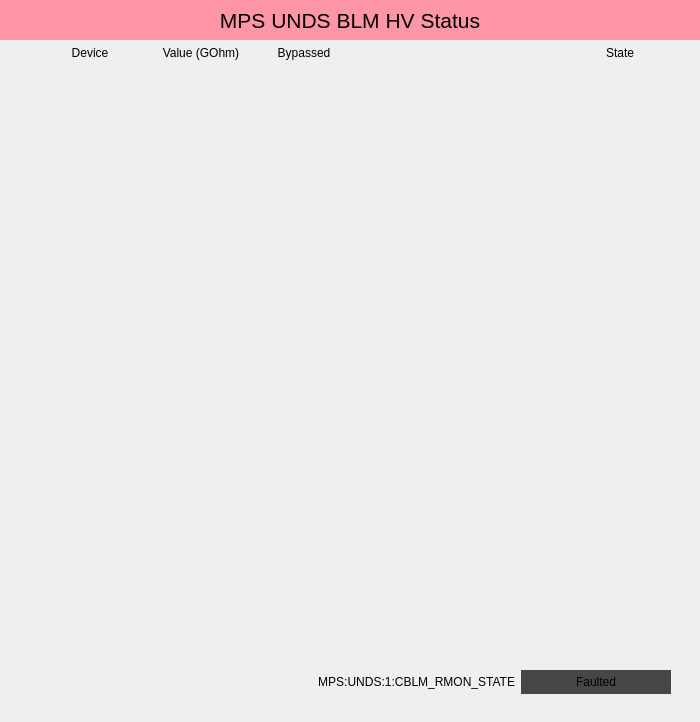
<?xml version="1.0" encoding="UTF-8"?>
<ui version="4.0">
 <class>Form</class>
 <widget class="QWidget" name="Form">
  <property name="geometry">
   <rect>
    <x>0</x>
    <y>0</y>
    <width>700</width>
    <height>722</height>
   </rect>
  </property>
  <property name="windowTitle">
   <string>Form</string>
  </property>
  <property name="styleSheet">
   <string notr="true"/>
  </property>
  <widget class="QFrame" name="frame">
   <property name="geometry">
    <rect>
     <x>20</x>
     <y>60</y>
     <width>661</width>
     <height>602</height>
    </rect>
   </property>
   <property name="styleSheet">
    <string notr="true"/>
   </property>
   <property name="frameShape">
    <enum>QFrame::NoFrame</enum>
   </property>
   <property name="frameShadow">
    <enum>QFrame::Plain</enum>
   </property>
   <widget class="PyDMEmbeddedDisplay" name="PyDMEmbeddedDisplay">
    <property name="geometry">
     <rect>
      <x>10</x>
      <y>4</y>
      <width>641</width>
      <height>26</height>
     </rect>
    </property>
    <property name="toolTip">
     <string/>
    </property>
    <property name="frameShape">
     <enum>QFrame::NoFrame</enum>
    </property>
    <property name="macros" stdset="0">
     <string>{&quot;DEVICE&quot;:&quot;CBLM:UNDS:2610&quot;}</string>
    </property>
    <property name="filename" stdset="0">
     <string>mps_thr_inline.ui</string>
    </property>
   </widget>
   <widget class="PyDMEmbeddedDisplay" name="PyDMEmbeddedDisplay_2">
    <property name="geometry">
     <rect>
      <x>10</x>
      <y>30</y>
      <width>641</width>
      <height>26</height>
     </rect>
    </property>
    <property name="toolTip">
     <string/>
    </property>
    <property name="frameShape">
     <enum>QFrame::NoFrame</enum>
    </property>
    <property name="macros" stdset="0">
     <string>{&quot;DEVICE&quot;:&quot;CBLM:UNDS:2710&quot;}</string>
    </property>
    <property name="filename" stdset="0">
     <string>mps_thr_inline.ui</string>
    </property>
   </widget>
   <widget class="PyDMEmbeddedDisplay" name="PyDMEmbeddedDisplay_3">
    <property name="geometry">
     <rect>
      <x>10</x>
      <y>56</y>
      <width>641</width>
      <height>26</height>
     </rect>
    </property>
    <property name="toolTip">
     <string/>
    </property>
    <property name="frameShape">
     <enum>QFrame::NoFrame</enum>
    </property>
    <property name="macros" stdset="0">
     <string>{&quot;DEVICE&quot;:&quot;CBLM:UNDS:2810&quot;}</string>
    </property>
    <property name="filename" stdset="0">
     <string>mps_thr_inline.ui</string>
    </property>
   </widget>
   <widget class="PyDMEmbeddedDisplay" name="PyDMEmbeddedDisplay_4">
    <property name="geometry">
     <rect>
      <x>10</x>
      <y>82</y>
      <width>641</width>
      <height>26</height>
     </rect>
    </property>
    <property name="toolTip">
     <string/>
    </property>
    <property name="frameShape">
     <enum>QFrame::NoFrame</enum>
    </property>
    <property name="macros" stdset="0">
     <string>{&quot;DEVICE&quot;:&quot;CBLM:UNDS:2910&quot;}</string>
    </property>
    <property name="filename" stdset="0">
     <string>mps_thr_inline.ui</string>
    </property>
   </widget>
   <widget class="PyDMEmbeddedDisplay" name="PyDMEmbeddedDisplay_5">
    <property name="geometry">
     <rect>
      <x>10</x>
      <y>108</y>
      <width>641</width>
      <height>26</height>
     </rect>
    </property>
    <property name="toolTip">
     <string/>
    </property>
    <property name="frameShape">
     <enum>QFrame::NoFrame</enum>
    </property>
    <property name="macros" stdset="0">
     <string>{&quot;DEVICE&quot;:&quot;CBLM:UNDS:3010&quot;}</string>
    </property>
    <property name="filename" stdset="0">
     <string>mps_thr_inline.ui</string>
    </property>
   </widget>
   <widget class="PyDMEmbeddedDisplay" name="PyDMEmbeddedDisplay_6">
    <property name="geometry">
     <rect>
      <x>10</x>
      <y>134</y>
      <width>641</width>
      <height>26</height>
     </rect>
    </property>
    <property name="toolTip">
     <string/>
    </property>
    <property name="frameShape">
     <enum>QFrame::NoFrame</enum>
    </property>
    <property name="macros" stdset="0">
     <string>{&quot;DEVICE&quot;:&quot;CBLM:UNDS:3110&quot;}</string>
    </property>
    <property name="filename" stdset="0">
     <string>mps_thr_inline.ui</string>
    </property>
   </widget>
   <widget class="PyDMEmbeddedDisplay" name="PyDMEmbeddedDisplay_7">
    <property name="geometry">
     <rect>
      <x>10</x>
      <y>160</y>
      <width>641</width>
      <height>26</height>
     </rect>
    </property>
    <property name="toolTip">
     <string/>
    </property>
    <property name="frameShape">
     <enum>QFrame::NoFrame</enum>
    </property>
    <property name="macros" stdset="0">
     <string>{&quot;DEVICE&quot;:&quot;CBLM:UNDS:3210&quot;}</string>
    </property>
    <property name="filename" stdset="0">
     <string>mps_thr_inline.ui</string>
    </property>
   </widget>
   <widget class="PyDMEmbeddedDisplay" name="PyDMEmbeddedDisplay_8">
    <property name="geometry">
     <rect>
      <x>10</x>
      <y>186</y>
      <width>641</width>
      <height>26</height>
     </rect>
    </property>
    <property name="toolTip">
     <string/>
    </property>
    <property name="frameShape">
     <enum>QFrame::NoFrame</enum>
    </property>
    <property name="macros" stdset="0">
     <string>{&quot;DEVICE&quot;:&quot;CBLM:UNDS:3310&quot;}</string>
    </property>
    <property name="filename" stdset="0">
     <string>mps_thr_inline.ui</string>
    </property>
   </widget>
   <widget class="PyDMEmbeddedDisplay" name="PyDMEmbeddedDisplay_9">
    <property name="geometry">
     <rect>
      <x>10</x>
      <y>212</y>
      <width>641</width>
      <height>26</height>
     </rect>
    </property>
    <property name="toolTip">
     <string/>
    </property>
    <property name="frameShape">
     <enum>QFrame::NoFrame</enum>
    </property>
    <property name="macros" stdset="0">
     <string>{&quot;DEVICE&quot;:&quot;CBLM:UNDS:3410&quot;}</string>
    </property>
    <property name="filename" stdset="0">
     <string>mps_thr_inline.ui</string>
    </property>
   </widget>
   <widget class="PyDMEmbeddedDisplay" name="PyDMEmbeddedDisplay_10">
    <property name="geometry">
     <rect>
      <x>10</x>
      <y>238</y>
      <width>641</width>
      <height>26</height>
     </rect>
    </property>
    <property name="toolTip">
     <string/>
    </property>
    <property name="frameShape">
     <enum>QFrame::NoFrame</enum>
    </property>
    <property name="macros" stdset="0">
     <string>{&quot;DEVICE&quot;:&quot;CBLM:UNDS:3510&quot;}</string>
    </property>
    <property name="filename" stdset="0">
     <string>mps_thr_inline.ui</string>
    </property>
   </widget>
   <widget class="PyDMEmbeddedDisplay" name="PyDMEmbeddedDisplay_11">
    <property name="geometry">
     <rect>
      <x>10</x>
      <y>264</y>
      <width>641</width>
      <height>26</height>
     </rect>
    </property>
    <property name="toolTip">
     <string/>
    </property>
    <property name="frameShape">
     <enum>QFrame::NoFrame</enum>
    </property>
    <property name="macros" stdset="0">
     <string>{&quot;DEVICE&quot;:&quot;CBLM:UNDS:3610&quot;}</string>
    </property>
    <property name="filename" stdset="0">
     <string>mps_thr_inline.ui</string>
    </property>
   </widget>
   <widget class="PyDMEmbeddedDisplay" name="PyDMEmbeddedDisplay_12">
    <property name="geometry">
     <rect>
      <x>10</x>
      <y>290</y>
      <width>641</width>
      <height>26</height>
     </rect>
    </property>
    <property name="toolTip">
     <string/>
    </property>
    <property name="frameShape">
     <enum>QFrame::NoFrame</enum>
    </property>
    <property name="macros" stdset="0">
     <string>{&quot;DEVICE&quot;:&quot;CBLM:UNDS:3710&quot;}</string>
    </property>
    <property name="filename" stdset="0">
     <string>mps_thr_inline.ui</string>
    </property>
   </widget>
   <widget class="PyDMEmbeddedDisplay" name="PyDMEmbeddedDisplay_13">
    <property name="geometry">
     <rect>
      <x>10</x>
      <y>316</y>
      <width>641</width>
      <height>26</height>
     </rect>
    </property>
    <property name="toolTip">
     <string/>
    </property>
    <property name="frameShape">
     <enum>QFrame::NoFrame</enum>
    </property>
    <property name="macros" stdset="0">
     <string>{&quot;DEVICE&quot;:&quot;CBLM:UNDS:3810&quot;}</string>
    </property>
    <property name="filename" stdset="0">
     <string>mps_thr_inline.ui</string>
    </property>
   </widget>
   <widget class="PyDMEmbeddedDisplay" name="PyDMEmbeddedDisplay_14">
    <property name="geometry">
     <rect>
      <x>10</x>
      <y>342</y>
      <width>641</width>
      <height>26</height>
     </rect>
    </property>
    <property name="toolTip">
     <string/>
    </property>
    <property name="frameShape">
     <enum>QFrame::NoFrame</enum>
    </property>
    <property name="macros" stdset="0">
     <string>{&quot;DEVICE&quot;:&quot;CBLM:UNDS:3910&quot;}</string>
    </property>
    <property name="filename" stdset="0">
     <string>mps_thr_inline.ui</string>
    </property>
   </widget>
   <widget class="PyDMEmbeddedDisplay" name="PyDMEmbeddedDisplay_15">
    <property name="geometry">
     <rect>
      <x>10</x>
      <y>368</y>
      <width>641</width>
      <height>26</height>
     </rect>
    </property>
    <property name="toolTip">
     <string/>
    </property>
    <property name="frameShape">
     <enum>QFrame::NoFrame</enum>
    </property>
    <property name="macros" stdset="0">
     <string>{&quot;DEVICE&quot;:&quot;CBLM:UNDS:4010&quot;}</string>
    </property>
    <property name="filename" stdset="0">
     <string>mps_thr_inline.ui</string>
    </property>
   </widget>
   <widget class="PyDMEmbeddedDisplay" name="PyDMEmbeddedDisplay_16">
    <property name="geometry">
     <rect>
      <x>10</x>
      <y>394</y>
      <width>641</width>
      <height>26</height>
     </rect>
    </property>
    <property name="toolTip">
     <string/>
    </property>
    <property name="frameShape">
     <enum>QFrame::NoFrame</enum>
    </property>
    <property name="macros" stdset="0">
     <string>{&quot;DEVICE&quot;:&quot;CBLM:UNDS:4110&quot;}</string>
    </property>
    <property name="filename" stdset="0">
     <string>mps_thr_inline.ui</string>
    </property>
   </widget>
   <widget class="PyDMEmbeddedDisplay" name="PyDMEmbeddedDisplay_18">
    <property name="geometry">
     <rect>
      <x>10</x>
      <y>420</y>
      <width>641</width>
      <height>26</height>
     </rect>
    </property>
    <property name="toolTip">
     <string/>
    </property>
    <property name="frameShape">
     <enum>QFrame::NoFrame</enum>
    </property>
    <property name="macros" stdset="0">
     <string>{&quot;DEVICE&quot;:&quot;CBLM:UNDS:4210&quot;}</string>
    </property>
    <property name="filename" stdset="0">
     <string>mps_thr_inline.ui</string>
    </property>
   </widget>
   <widget class="PyDMEmbeddedDisplay" name="PyDMEmbeddedDisplay_19">
    <property name="geometry">
     <rect>
      <x>10</x>
      <y>446</y>
      <width>641</width>
      <height>26</height>
     </rect>
    </property>
    <property name="toolTip">
     <string/>
    </property>
    <property name="frameShape">
     <enum>QFrame::NoFrame</enum>
    </property>
    <property name="macros" stdset="0">
     <string>{&quot;DEVICE&quot;:&quot;CBLM:UNDS:4310&quot;}</string>
    </property>
    <property name="filename" stdset="0">
     <string>mps_thr_inline.ui</string>
    </property>
   </widget>
   <widget class="PyDMEmbeddedDisplay" name="PyDMEmbeddedDisplay_20">
    <property name="geometry">
     <rect>
      <x>10</x>
      <y>472</y>
      <width>641</width>
      <height>26</height>
     </rect>
    </property>
    <property name="toolTip">
     <string/>
    </property>
    <property name="frameShape">
     <enum>QFrame::NoFrame</enum>
    </property>
    <property name="macros" stdset="0">
     <string>{&quot;DEVICE&quot;:&quot;CBLM:UNDS:4410&quot;}</string>
    </property>
    <property name="filename" stdset="0">
     <string>mps_thr_inline.ui</string>
    </property>
   </widget>
   <widget class="PyDMEmbeddedDisplay" name="PyDMEmbeddedDisplay_21">
    <property name="geometry">
     <rect>
      <x>10</x>
      <y>498</y>
      <width>641</width>
      <height>26</height>
     </rect>
    </property>
    <property name="toolTip">
     <string/>
    </property>
    <property name="frameShape">
     <enum>QFrame::NoFrame</enum>
    </property>
    <property name="macros" stdset="0">
     <string>{&quot;DEVICE&quot;:&quot;CBLM:UNDS:4510&quot;}</string>
    </property>
    <property name="filename" stdset="0">
     <string>mps_thr_inline.ui</string>
    </property>
   </widget>
   <widget class="PyDMEmbeddedDisplay" name="PyDMEmbeddedDisplay_22">
    <property name="geometry">
     <rect>
      <x>10</x>
      <y>524</y>
      <width>641</width>
      <height>26</height>
     </rect>
    </property>
    <property name="toolTip">
     <string/>
    </property>
    <property name="frameShape">
     <enum>QFrame::NoFrame</enum>
    </property>
    <property name="macros" stdset="0">
     <string>{&quot;DEVICE&quot;:&quot;CBLM:UNDS:4610&quot;}</string>
    </property>
    <property name="filename" stdset="0">
     <string>mps_thr_inline.ui</string>
    </property>
   </widget>
   <widget class="PyDMEmbeddedDisplay" name="PyDMEmbeddedDisplay_23">
    <property name="geometry">
     <rect>
      <x>10</x>
      <y>550</y>
      <width>641</width>
      <height>26</height>
     </rect>
    </property>
    <property name="toolTip">
     <string/>
    </property>
    <property name="frameShape">
     <enum>QFrame::NoFrame</enum>
    </property>
    <property name="macros" stdset="0">
     <string>{&quot;DEVICE&quot;:&quot;CBLM:UNDS:4710&quot;}</string>
    </property>
    <property name="filename" stdset="0">
     <string>mps_thr_inline.ui</string>
    </property>
   </widget>
   <widget class="PyDMEmbeddedDisplay" name="PyDMEmbeddedDisplay_24">
    <property name="geometry">
     <rect>
      <x>10</x>
      <y>576</y>
      <width>641</width>
      <height>26</height>
     </rect>
    </property>
    <property name="toolTip">
     <string/>
    </property>
    <property name="frameShape">
     <enum>QFrame::NoFrame</enum>
    </property>
    <property name="macros" stdset="0">
     <string>{&quot;DEVICE&quot;:&quot;CBLM:UNDS:4810&quot;}</string>
    </property>
    <property name="filename" stdset="0">
     <string>mps_thr_inline.ui</string>
    </property>
   </widget>
  </widget>
  <widget class="QLabel" name="label">
   <property name="geometry">
    <rect>
     <x>0</x>
     <y>0</y>
     <width>700</width>
     <height>40</height>
    </rect>
   </property>
   <property name="font">
    <font>
     <pointsize>16</pointsize>
    </font>
   </property>
   <property name="styleSheet">
    <string notr="true">background-color: rgb(255, 150, 168);</string>
   </property>
   <property name="text">
    <string notr="true">MPS UNDS BLM HV Status</string>
   </property>
   <property name="alignment">
    <set>Qt::AlignCenter</set>
   </property>
  </widget>
  <widget class="PyDMDrawingImage" name="PyDMDrawingImage">
   <property name="geometry">
    <rect>
     <x>10</x>
     <y>672</y>
     <width>250</width>
     <height>50</height>
    </rect>
   </property>
   <property name="toolTip">
    <string/>
   </property>
   <property name="filename" stdset="0">
    <string>lcls_mps_lockup_sidebyside_digital.png</string>
   </property>
  </widget>
  <widget class="PyDMLabel" name="PyDMLabel_3">
   <property name="geometry">
    <rect>
     <x>521</x>
     <y>670</y>
     <width>150</width>
     <height>24</height>
    </rect>
   </property>
   <property name="toolTip">
    <string/>
   </property>
   <property name="styleSheet">
    <string notr="true">background-color: rgb(70, 70, 70);</string>
   </property>
   <property name="text">
    <string>Faulted</string>
   </property>
   <property name="alignment">
    <set>Qt::AlignCenter</set>
   </property>
   <property name="precisionFromPV" stdset="0">
    <bool>false</bool>
   </property>
   <property name="alarmSensitiveContent" stdset="0">
    <bool>true</bool>
   </property>
   <property name="channel" stdset="0">
    <string>ca://MPS:UNDS:1:CBLM_RMON_STATE</string>
   </property>
  </widget>
  <widget class="QLabel" name="label_2">
   <property name="geometry">
    <rect>
     <x>290</x>
     <y>670</y>
     <width>225</width>
     <height>24</height>
    </rect>
   </property>
   <property name="text">
    <string>MPS:UNDS:1:CBLM_RMON_STATE</string>
   </property>
   <property name="alignment">
    <set>Qt::AlignRight|Qt::AlignTrailing|Qt::AlignVCenter</set>
   </property>
  </widget>
  <widget class="QLabel" name="label_3">
   <property name="geometry">
    <rect>
     <x>30</x>
     <y>45</y>
     <width>120</width>
     <height>15</height>
    </rect>
   </property>
   <property name="text">
    <string>Device</string>
   </property>
   <property name="alignment">
    <set>Qt::AlignCenter</set>
   </property>
  </widget>
  <widget class="QLabel" name="label_4">
   <property name="geometry">
    <rect>
     <x>151</x>
     <y>45</y>
     <width>100</width>
     <height>15</height>
    </rect>
   </property>
   <property name="text">
    <string>Value (GOhm)</string>
   </property>
   <property name="alignment">
    <set>Qt::AlignCenter</set>
   </property>
  </widget>
  <widget class="QLabel" name="label_5">
   <property name="geometry">
    <rect>
     <x>254</x>
     <y>45</y>
     <width>100</width>
     <height>15</height>
    </rect>
   </property>
   <property name="text">
    <string>Bypassed</string>
   </property>
   <property name="alignment">
    <set>Qt::AlignCenter</set>
   </property>
  </widget>
  <widget class="QLabel" name="label_6">
   <property name="geometry">
    <rect>
     <x>570</x>
     <y>45</y>
     <width>100</width>
     <height>15</height>
    </rect>
   </property>
   <property name="text">
    <string>State</string>
   </property>
   <property name="alignment">
    <set>Qt::AlignCenter</set>
   </property>
  </widget>
 </widget>
 <customwidgets>
  <customwidget>
   <class>PyDMLabel</class>
   <extends>QLabel</extends>
   <header>pydm.widgets.label</header>
  </customwidget>
  <customwidget>
   <class>PyDMEmbeddedDisplay</class>
   <extends>QFrame</extends>
   <header>pydm.widgets.embedded_display</header>
  </customwidget>
  <customwidget>
   <class>PyDMDrawingImage</class>
   <extends>QWidget</extends>
   <header>pydm.widgets.drawing</header>
  </customwidget>
 </customwidgets>
 <resources/>
 <connections/>
</ui>
